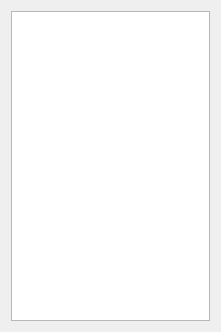
<?xml version="1.0" encoding="UTF-8"?>
<ui version="4.0">
 <class>Form</class>
 <widget class="QWidget" name="Form">
  <property name="geometry">
   <rect>
    <x>0</x>
    <y>0</y>
    <width>221</width>
    <height>332</height>
   </rect>
  </property>
  <property name="windowTitle">
   <string>Nice dick bro</string>
  </property>
  <layout class="QGridLayout" name="gridLayout">
   <item row="0" column="0">
    <widget class="QTextBrowser" name="text"/>
   </item>
  </layout>
 </widget>
 <resources/>
 <connections/>
</ui>
